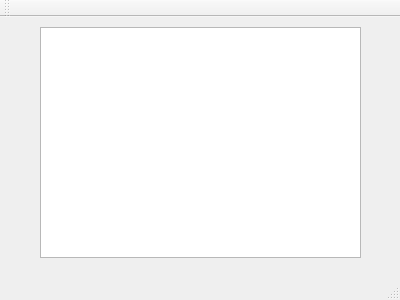
<?xml version="1.0" encoding="UTF-8"?>
<ui version="4.0">
 <class>MainWindow</class>
 <widget class="QMainWindow" name="MainWindow">
  <property name="geometry">
   <rect>
    <x>0</x>
    <y>0</y>
    <width>400</width>
    <height>300</height>
   </rect>
  </property>
  <property name="windowTitle">
   <string>MainWindow</string>
  </property>
  <widget class="QWidget" name="centralWidget">
   <widget class="QTableView" name="tableView">
    <property name="geometry">
     <rect>
      <x>40</x>
      <y>10</y>
      <width>321</width>
      <height>231</height>
     </rect>
    </property>
   </widget>
  </widget>
  <widget class="QMenuBar" name="menuBar">
   <property name="geometry">
    <rect>
     <x>0</x>
     <y>0</y>
     <width>400</width>
     <height>23</height>
    </rect>
   </property>
  </widget>
  <widget class="QToolBar" name="mainToolBar">
   <attribute name="toolBarArea">
    <enum>TopToolBarArea</enum>
   </attribute>
   <attribute name="toolBarBreak">
    <bool>false</bool>
   </attribute>
  </widget>
  <widget class="QStatusBar" name="statusBar"/>
 </widget>
 <layoutdefault spacing="6" margin="11"/>
 <resources/>
 <connections/>
</ui>
